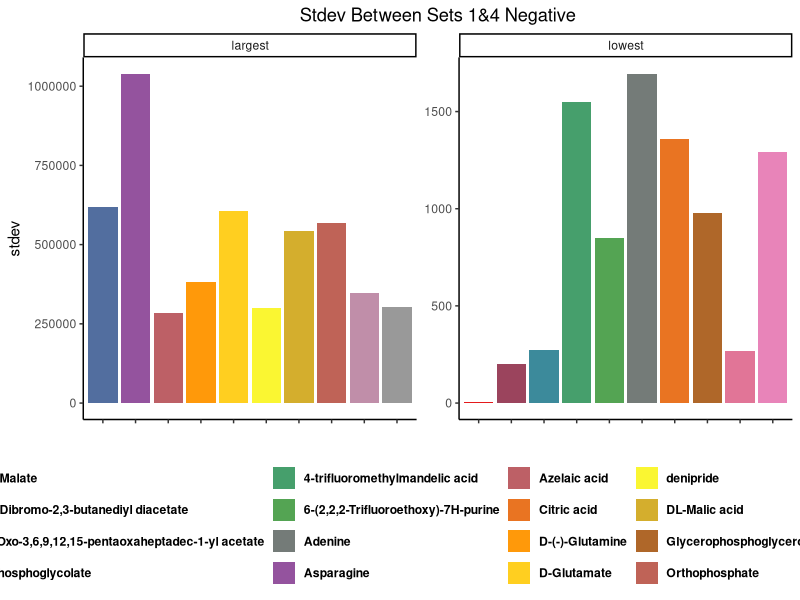
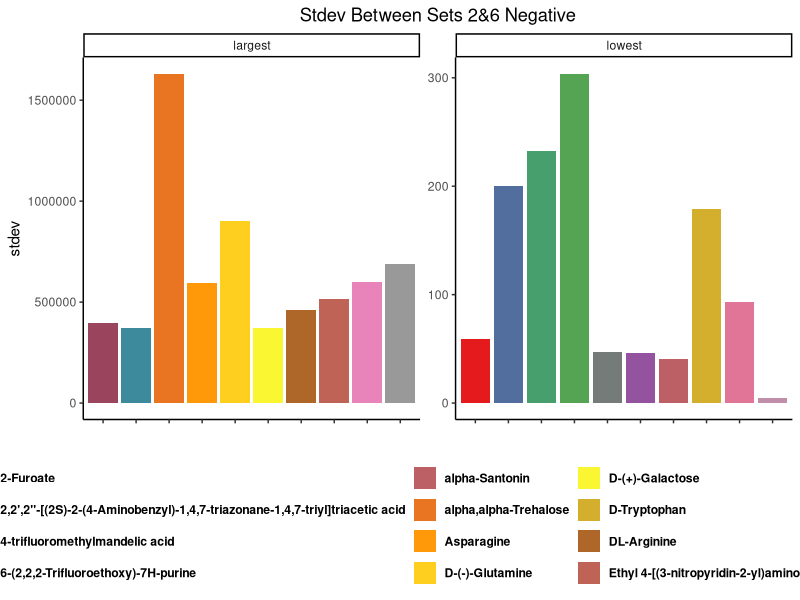

Here is the R script that generated these plots, in order:
library(RColorBrewer)
library(ggplot2)
library(dplyr)

compound_data <- read.csv("negative_runs.csv")

theme_set(theme_classic())

#least similar and most similar and compounds that changed the most 

similar <- c("Name","Formula","Group.Area..Neg_1","Group.Area..Neg_4")
similar_data <- compound_data[similar]
similar_data <-na.omit(similar_data)

simvec <- vector()

for (row in 1:nrow(similar_data)){
  simvec <- c(simvec,sd(similar_data[row,c(3,4)]))
}
similar_data$stdev <- simvec
similar_data <- similar_data[order(similar_data$stdev),]

lowest <- head(similar_data,10)
largest <- tail(similar_data,10)
largest$set <- "largest"
lowest$set <- "lowest"

final_data <- rbind(lowest,largest)

colourCount = length(unique(final_data$Name))
getPalette = colorRampPalette(brewer.pal(9, "Set1"))

final_neg = ggplot(final_data, aes(x=Name, y=stdev, fill = Name )) + geom_bar(stat="identity") +  scale_fill_manual(values = getPalette(colourCount))
final_neg = final_neg + theme(plot.title = element_text(hjust = 0.5), axis.text.x = element_blank(),legend.position="bottom", legend.text = element_text(face="bold"))
final_neg <- final_neg + ggtitle("Stdev Between Sets 1&4 Negative") + xlab("") + ylab("stdev")

final_neg + facet_wrap( ~ set, scales = "free")


different <- c("Name","Formula","Group.Area..Neg_2","Group.Area..Neg_6")
different_data <- compound_data[different]
different_data <-na.omit(different_data)

difvec <- vector()

for (row in 1:nrow(different_data)){
  difvec <- c(difvec,sd(different_data[row,c(3,4)]))
}
different_data$stdev <- difvec
different_data <- different_data[order(different_data$stdev),]

lowest <- head(different_data,10)
largest <- tail(different_data,10)
largest$set <- "largest"
lowest$set <- "lowest"

final_data <- rbind(lowest,largest)

final_neg = ggplot(final_data, aes(x=Name, y=stdev, fill = Name )) + geom_bar(stat="identity") +  scale_fill_manual(values = getPalette(colourCount))
final_neg = final_neg + theme(plot.title = element_text(hjust = 0.5), axis.text.x = element_blank(),legend.position="bottom", legend.text = element_text(face="bold"))
final_neg <- final_neg + ggtitle("Stdev Between Sets 2&6 Negative") + xlab("") + ylab("stdev")

final_neg + facet_wrap( ~ set, scales = "free")
